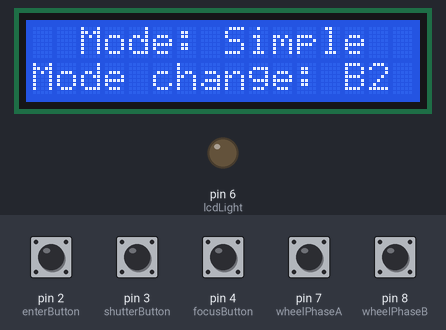
This sketch was run on a simulated Arduino Uno, built with avr-gcc and run on an emulated ATmega328P. Parts: 16×2 character LCD, output pins drawn as LEDs (lit = HIGH). The inputs (shaded band) are chosen by the test bench; at power-on: pin 2 (enterButton), pin 3 (shutterButton), pin 4 (focusButton), pin 7 (wheelPhaseA), pin 8 (wheelPhaseB) HIGH. What the sketch prints to the serial monitor is not drawn.

Above: at 2.2 s.
2.3 s: pin 3 (shutterButton) pulled LOW for 0.15 s
3.9 s: pin 4 (focusButton) pulled LOW for 0.15 s
At 4.0 s:
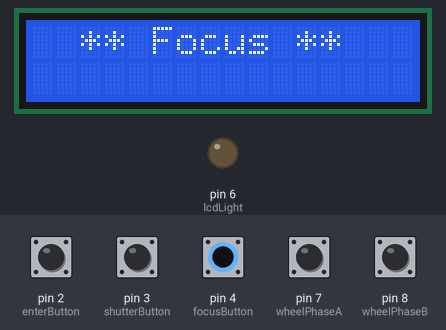
5.5 s: pin 2 (enterButton) pulled LOW for 1 s
At 7.1 s:
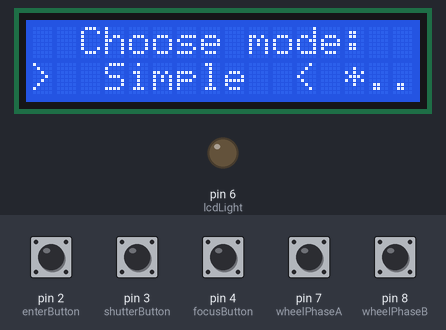
8.0 s: pin 7 (wheelPhaseA) pulled LOW for 0.15 s
At 8.17 s:
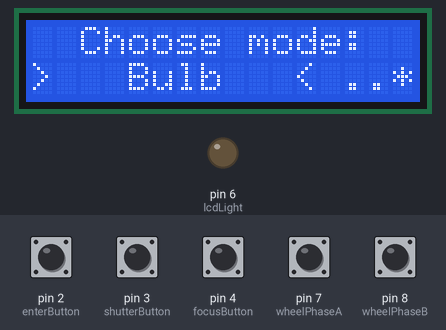
9.7 s: pin 8 (wheelPhaseB) pulled LOW for 0.15 s
At 9.86 s:
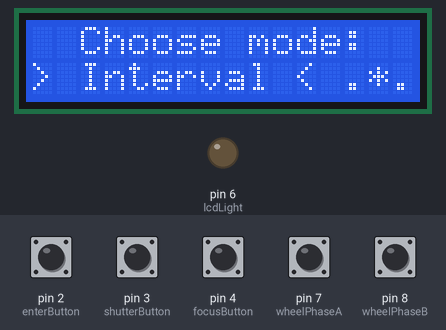
11.4 s: pin 3 (shutterButton) pulled LOW for 1 s
At 13.6 s:
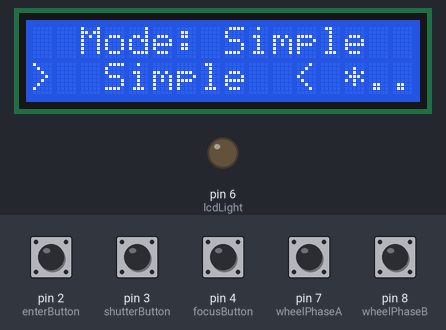
Timing chart, 0 to 18.9 s (numbered marks = the images above; inputs shaded):
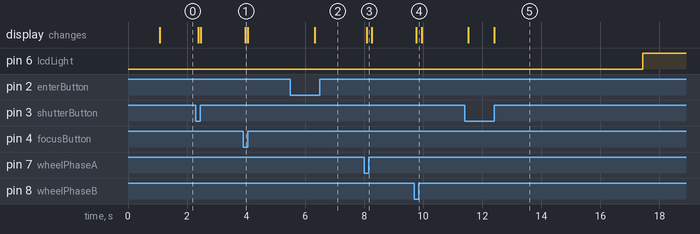

The sketch:

canonMouseWheel2.ino
```cpp
//////////////////////////////////////////////////////////////////////////////
// include the library code:
#include <LiquidCrystal.h>


// initialize the library with the numbers of the GPIO interface pins
// I/O Pins
// 0 - Rx serial
// 1 - Tx serial
// 2 - Enter button (middle mouse) (int0)
// 3 - Full press/focus button (left mouse)  (int 1)
// 4 - Half press/focus button (right mouse)
// 5 - RS
// 6 - !lcd light On
// 7 - Phase A (mouse wheel)
// 8 - Phase B (mouse wheel)
// 9 - LCD D4
// 10 - LCD D5
// 11 - LCD D6
// 12 - LCD D7
// 13 - Arduino LED


////////////////////////////////////////
// Define the LCD library
// RS, E, D4, D5, D6, D7 r/w-GND
LiquidCrystal lcd(5, 9, 10, 11, 12, 13);


////////////////////////////////////////
// Define Pins

const int enterButton   = 2; // the number of the ENTER button pin
const int shutterButton = 3; // the number of the SHUTTER button pin
const int focusButton   = 4; // the number of the FOCUS button pin
const int wheelPhaseA   = 7; // the number of the pushbutton pin
const int wheelPhaseB   = 8; // the number of the pushbutton pin
const int lcdLight      = 6; // the light for the LCD display (active low)
const int arduinoLED    = 13;// the light for the LCD display (active low)

const int DEBOUNCE_TIME_MS    = 50;
const int BACKLIGHT_TIME_MS   = 5000;
const int MODE_CHANGE_TIME_MS = 750;


////////////////////////////////////////
// Define variables

////////////////////
// buttons
int buttonStateEnter = 0;       // variable for reading the pushbutton status
int buttonStateShutter = 0;     // variable for reading the pushbutton status
int buttonStateFocus = 0;       // variable for reading the pushbutton status

// for our button state machine
enum buttonStates {PRESSED, NOT_PRESSED, DEBOUNCING};
enum buttonStates currentStateEnter = NOT_PRESSED;
enum buttonStates currentStateShutter = NOT_PRESSED;
enum buttonStates currentStateFocus = NOT_PRESSED;


////////////////////
// the phases of the mouse wheel
int prevWheelState = 0;    // a mixed variable that has previous bits phaseA & phaseB
int wheelState = 0;        // a mixed variable that has both bits phaseA & phaseB
char dir = 'd';             // variable for direction "d"own and "u"p

////////////////////
// Wheel info :: These just count for interests sake
int totalWheelCount = 0;
int upWheelCount = 0;
int downWheelCount = 0;

////////////////////
// 0123456789012345 <- 16x2(1602) display
// LCD cursor (x) position
int cursor_x = 0;
int cursor_x_min = 0;
int cursor_x_max = 15;

////////////////////
// STATE info
// 1 if we are changing the mode of the remote, 0 for normal operation
int modeChange = 0;

// mode 0=simple 1=Interval 2=Bulb
int currentMode = 0;


// Pseudo scheduler allow for 8 Schedules
unsigned long scheduledNextTime1 = 0;  // Enable
unsigned long scheduledNextTime2 = 0;  // Shutter
unsigned long scheduledNextTime3 = 0;  // Focus
unsigned long scheduledNextTime4 = 0;  // LCD backlight
unsigned long scheduledNextTime5 = 0;  // Mode switch
unsigned long scheduledNextTime6 = 0;
unsigned long scheduledNextTime7 = 0;
unsigned long scheduledNextTime8 = 0;


////////////////////////////////////////////////////////////////////////////////
void setup() {

  // initialize pins as OUTPUT:
  pinMode(lcdLight,   OUTPUT);
  pinMode(arduinoLED, OUTPUT);

  // initialize the pins as INPUT:
  pinMode(wheelPhaseA,   INPUT_PULLUP);
  pinMode(wheelPhaseB,   INPUT_PULLUP);
  pinMode(enterButton,   INPUT_PULLUP);
  pinMode(shutterButton, INPUT_PULLUP);
  pinMode(focusButton,   INPUT_PULLUP);

  // initialize serial communication at 9600 bits per second:
  Serial.begin(9600);

 // set up the LCD's number of columns and rows:
  lcd.begin(16, 2);
  lcd.setCursor(0,1);
  lcdBacklightOn();
  lcd.print("Hello, Compadre!");

  delay(1000);
  mainScreen();

  // Read the button state just once so that our gray code reader wont get confused
  prevWheelState = ((digitalRead(wheelPhaseB) << 1 ) + digitalRead(wheelPhaseA));
}


////////////////////////////////////////////////////////////////////////////////
void loop() {
  readButtonStates();

  // print out the state of the button:
  //  Serial.println(prevWheelState);
  //  Serial.println(wheelState);
  Serial.print("U");
  Serial.print(upWheelCount);
  Serial.print(" D");
  Serial.print(downWheelCount);
  Serial.print(" T");
  Serial.print(totalWheelCount);
  Serial.print(" dir:");
  Serial.print(dir);
  Serial.print(" E");
  Serial.print((buttonStateEnter^1));
  Serial.print(" F");
  Serial.print(buttonStateShutter^1);
  Serial.print(" H");
  Serial.print(buttonStateFocus^1);
  Serial.print(" t1");
  Serial.print(scheduledNextTime1^1);
  Serial.print(" t2");
  Serial.print(scheduledNextTime2^1);
  Serial.print(" t3");
  Serial.print(scheduledNextTime3^1);
  Serial.print(" bE");
  Serial.print(currentStateEnter^1);
  Serial.print(" bS");
  Serial.print(currentStateShutter^1);
  Serial.print(" bF");
  Serial.println(currentStateFocus^1);

  prevWheelState = wheelState;


  ////////////////////////////////////////////////
  // if in use mode
  if (modeChange == 0) {

    //////////////////////////////////////
    // mode 0  = SIMPLE
    if (currentMode == 0) {

      /*      //////////////////////////////////////////
      // ENABLE Press
      // see if user want to go into Mode set (eg MODE_CHANGE_TIME_MS delay)

      if (buttonStateEnter == LOW) {
       delay(750);
        // check again
        buttonStateEnter = digitalRead(enterButton);
        if (buttonStateEnter == LOW) {
          // we want to change mode


          delay(750);
        }
      }
      */
    }


    //////////////////////////////////////
    // mode 1  = INTERVAL
    if (currentMode == 1) {

    }

    //////////////////////////////////////
    // mode 2  = BULB
    if (currentMode == 2) {
    }


  }
  else { // modeChange==1

    currentMode = nextModeScreen();

    // see if we want to save it
    if (buttonStateEnter == LOW) {
      delay(500);

      // check again
      buttonStateEnter = digitalRead(enterButton);
      if (buttonStateEnter == LOW) {
        lcd.clear();
        lcd.setCursor(0,0);
        modeChange = 0;

        if(currentMode == 0){
          lcd.print("Simple");
        }

        if(currentMode == 1){
          lcd.print("Interval");
	  //          setIntervalTime();
        }

        if(currentMode == 2){
          lcd.print("Bulb");
          setBulbTime();
        }
      }
    }
  }

  // see if its time to turn off the lcdBacklight
  lcdBacklightOff();
}


void readButtonStates(){
  ////////////////////////////////////////
  // read the state of ENTER button
  buttonStateEnter = digitalRead(enterButton);

  // if its low then check a bunch stuff... otherwise
  if (buttonStateEnter == LOW){
  lcdBacklightOn();

    if (currentStateEnter == NOT_PRESSED){
      // set the future compare time and change state to DEBOUNCING
      scheduledNextTime1 = millis() + DEBOUNCE_TIME_MS;
      scheduledNextTime5 = millis() + MODE_CHANGE_TIME_MS;

      currentStateEnter = DEBOUNCING;
    }

    // are we in the midst of DEBOUNCING?
    if (currentStateEnter == DEBOUNCING){

      // have we passed the debouncing time?
      if(millis() >= scheduledNextTime1){

	// is the button still pressed?
	if (buttonStateEnter == LOW){

	  currentStateEnter = PRESSED;
	}
	else {
	  currentStateEnter = NOT_PRESSED;
	}
      }
      //else {} continue waiting
    }


    if (currentStateEnter == PRESSED){
      // do something

      if(millis() >= scheduledNextTime5 ){
	// goto mode change menu

	modeChangeMenu();
      }


    }
  }
  else {
    // button is high
    if (currentStateEnter != DEBOUNCING){
      // we might be in a bounce
      currentStateEnter = NOT_PRESSED;
    }
  }


  ////////////////////////////////////////
  // read the state of SHUTTER button
  buttonStateShutter = digitalRead(shutterButton);

  // if its low then check a bunch stuff... otherwise
  if (buttonStateShutter == LOW){
  lcdBacklightOn();


    if (currentStateShutter == NOT_PRESSED){
      // set the future compare time and change state to DEBOUNCING
      scheduledNextTime2 = millis() + DEBOUNCE_TIME_MS;
      currentStateShutter = DEBOUNCING;
    }


    // are we in the midst of DEBOUNCING?
    if (currentStateShutter == DEBOUNCING){

      // have we passed the debouncing time?
      if(millis() >= scheduledNextTime2){

	// is the button still pressed?
	if (buttonStateShutter == LOW){

	  currentStateShutter = PRESSED;
	}
	else {
	  currentStateShutter = NOT_PRESSED;
	}
      }
      //else {} continue waiting
    }


    if (currentStateShutter == PRESSED){
      shutter();
    }

  }
  else {
    // button is high
    if (currentStateShutter != DEBOUNCING){
      // we might be in a bounce
      currentStateShutter = NOT_PRESSED;
    }
  }


  ////////////////////////////////////////
  // read the state of Focus
  buttonStateFocus = digitalRead(focusButton);

  // if its low then check a bunch stuff... otherwise
  if (buttonStateFocus == LOW){
  lcdBacklightOn();

    if (currentStateFocus == NOT_PRESSED){
      // set the future compare time and change state to DEBOUNCING
      scheduledNextTime3 = millis() + DEBOUNCE_TIME_MS;
      currentStateFocus = DEBOUNCING;
    }


    // are we in the midst of DEBOUNCING?
    if (currentStateFocus == DEBOUNCING){

      // have we passed the debouncing time?
      if(millis() >= scheduledNextTime3){

	// is the button still pressed?
	if (buttonStateFocus == LOW){

	  currentStateFocus = PRESSED;
	}
	else {
	  currentStateFocus = NOT_PRESSED;
	}
      }
      //else {} continue waiting
    }


    if (currentStateFocus == PRESSED){
      focus();
    }
  }
  else {
    // button is high
    if (currentStateFocus != DEBOUNCING){
      // we might be in a bounce
      currentStateFocus = NOT_PRESSED;
    }
  }


  ////////////////////
  // read the state of the rotary wheel
  wheelState = readWheel();
  return;
}


////////////////////////////////////////
// print the main menu on the screen
void mainScreen() {
  // Print a message to the LCD.
  lcd.clear();
  lcdBacklightOn();

  if (currentMode == 0){
    lcd.setCursor(2,0);
    lcd.print("Mode: Simple");
  }
  lcd.setCursor(0,1);
  lcd.print("Mode change: B2");
  return;
}


////////////////////////////////////////
//
void modeChangeMenu(){
    lcd.clear();
  lcd.setCursor(2,0);
  lcd.print("Choose mode:");

  lcd.setCursor(0,1);
  lcd.print(">  Simple  < *..");
  lcdBacklightOn();

  modeChange = 1;
  return;
}


////////////////////////////////////////
// show the mode changes
int nextModeScreen() {
  if (dir == 'u'){
    lcdBacklightOn();

    if (currentMode == 2){
       currentMode = 0;
    }
    else {
      currentMode++;
    }
  }

  if (dir == 'd'){
    lcdBacklightOn();

    if (currentMode == 0){
       currentMode = 2;
    }
    else {
      currentMode--;
    }
  }


  if (currentMode == 0){
    lcd.setCursor(0,1);
    lcd.print(">  Simple  < *..");
  }
  if (currentMode == 1){
    lcd.setCursor(0,1);
    lcd.print("> Interval < .*.");
  }
  if (currentMode == 2){
    lcd.setCursor(0,1);
    lcd.print(">   Bulb   < ..*");
  }

  return currentMode;
}


////////////////////////////////////////////////////////////////////
// read the value of the wheel
int readWheel() {
  wheelState = ((digitalRead(wheelPhaseB) << 1) + digitalRead(wheelPhaseA));

  // The mouse wheel uses GRAY CODE!!  :)

  // no change
  if ((wheelState == 0) && (prevWheelState == 0)) {
    dir = 'n';
  }
  if ((wheelState == 1) && (prevWheelState == 1)) {
    dir = 'n';
  }
  if ((wheelState == 3) && (prevWheelState == 3)) {
    dir = 'n';
  }
  if ((wheelState == 2) && (prevWheelState == 2)) {
    dir = 'n';
  }


  // DOWN one click
  if ((wheelState == 1) && (prevWheelState == 0)) {
    // commented out to make a psedo divide by 2 (this is because the mouse wheel moves 2 for each "click")
    // downWheelCount++;
    // totalWheelCount--;
    dir = 'd';
  }
  if ((wheelState == 3) && (prevWheelState == 1)) {
    downWheelCount++;
    totalWheelCount--;
    dir = 'd';
  }
  if ((wheelState == 2) && (prevWheelState == 3)) {
    // commented out to make a psedo divide by 2 (this is because the mouse wheel moves 2 for each "click")
    // downWheelCount++;
    // totalWheelCount--;
    dir = 'd';
  }
  if ((wheelState == 0) && (prevWheelState == 2)) {
    downWheelCount++;
    totalWheelCount--;
    dir = 'd';
  }


  // UP one click
  if ((wheelState == 2) && (prevWheelState == 0)) {
    // commented out to make a psedo divide by 2 (this is because the mouse wheel moves 2 for each "click")
    // upWheelCount++;
    // totalWheelCount++;
    dir = 'u';
  }
  if ((wheelState == 3) && (prevWheelState == 2)) {
    upWheelCount++;
    totalWheelCount++;
    dir = 'u';
  }
  if ((wheelState == 1) && (prevWheelState == 3)) {
    // commented out to make a psedo divide by 2 (this is because the mouse wheel moves 2 for each "click")
    // upWheelCount++;
    // totalWheelCount++;
    dir = 'u';
  }
  if ((wheelState == 0) && (prevWheelState == 1)) {
    upWheelCount++;
    totalWheelCount++;
    dir = 'u';
  }

  return wheelState;
}


////////////////////////////////////////
//
void setIntervalTime() {

 return;
}


////////////////////////////////////////
//
void setBulbTime() {


 return;
}


/////////////////////////////////////////////////////////////////
// depress the SHUTTER fully
void shutter() {
  // Print a message to the LCD.
  lcd.clear();
  lcd.setCursor(2,0);
  lcdBacklightOn();
  lcd.print("** Click **");

  while (digitalRead(shutterButton) == LOW){
    // just stall here and let the camera do its job
  }

  mainScreen();
  return;
}


////////////////////////////////////////
// depress the shutter halfway to FOCUS
void focus() {
  lcd.clear();
  lcdBacklightOn();
  lcd.setCursor(2,0);
  lcd.print("** Focus **");

  while (digitalRead(focusButton) == LOW){
    // just stall here and let the camera do its job
  }

  mainScreen();
  return;
}


////////////////////////////////////////
//
void startIntervalCamera(){

  return;
}


////////////////////////////////////////
// turn on the backlight , or keep it on
void lcdBacklightOn() {
  // set the time to turn light off
  scheduledNextTime4 = millis() + BACKLIGHT_TIME_MS;

  // activate the light
  digitalWrite(lcdLight, LOW);

  return;
}


////////////////////////////////////////
// turn off the backlight if the timer expires.
void lcdBacklightOff(){
  if (millis() >= scheduledNextTime4){
    digitalWrite(lcdLight, HIGH);
  }

  return;
}
```

Measured:
- after the input at 3.9 s, the display: changes after 0.06 s (image 1)
- after the input at 5.5 s, the display: changes after 0.82 s (image 2)
- after the input at 8.0 s, the display: changes after 0.08 s (image 3)
- after the input at 9.7 s, the display: changes after 0.07 s (image 4)
- after the input at 11.4 s, pin 6 (lcdLight): LOW → HIGH after 6.0 s instead of 3.6 s; the display: first changes after 0.12 s (image 5 shows a later state)
